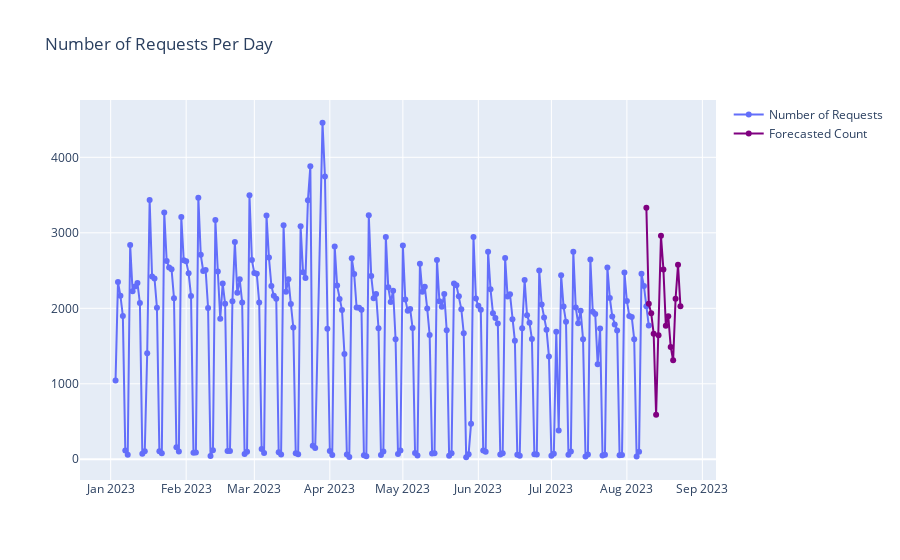

Notebook cell for this chart:
### Markdown cell above
### What do these tests mean?

These tests are a general way of seeing how the data sits, if the dataset follows a normal distribution, how the chosen model (ARIMA) fits the data, and if there are any irregularities, how to keep an eye on them when we go into further testing.

- Ljung-Box Q (LBQ) tests the residuals of the ARIMA model, and how far they are from the data. The smaller the number, the higher the liklihood that the model does not show significant lack of fit. (Values less than 0.05 are ideal.)
- Heteroskedasticity tests if the standard deviation of a predicted variable is constant, so the liklihood of errors in the data residuals. If P value is less than 0.05, we can conclude that heteroscedasticity exists.
- Jarque-Bera is a goodness-of-fit test about if the sampled data has skewness and kurtosis matching a normal distribution. Values less than 0.05 indicates that it does not follow a normal distribution.
- Skew shows if the dataset is symmetric. If skewness is less than -1 or greater than 1, the distribution is highly skewed. If skewness is between -1 and -0.5 or between 0.5 and 1, the distribution is moderately skewed. If skewness is between -0.5 and 0.5, the distribution is approximately symmetric.
- Kurtosis test shows if the dataset distribution peaks or is more flat. Negative Kurotisis values mean that the data is flatter than normal, while positive shows more peaks. A value of 2+ shows that the distribution is extremely peaked.

### Code cell
#make the forecast:
request_count['forecast']=model_fit.predict(start=90,end=120,dynamic=True) 
#save the forecast into dataframe with date
pred_date=pd.DataFrame(model_fit.predict(start=21,end=35,dynamic=True))
pred_date['date'] = pd.date_range('2023-08-09', periods=15, freq='D')
pred_date['day_of_week'] = pred_date['date'].dt.day_name()


#show on graph
timeline = timeline.add_trace(
    (go.Scatter(x=pred_date['date'], y=pred_date['predicted_mean'], mode="lines+markers",
                 marker=dict(color='purple', ), name="Forecasted Count", customdata=pred_date['day_of_week']
            ,))
)
timeline.update_layout(hovermode="x unified")
timeline.update_traces(hovertemplate="<br>".join([
            'Count: %{y:.2f}',
            'Date: %{x}',
            'Day of the Week: %{customdata}',
        ]),
        )

### Figure 1 — Plotly figure (JSON) as saved in the notebook; plotly's stock layout.template omitted (floating-point values rounded to 4 significant figures; data arrays with more than 128 entries replaced by an {"elided": "..."} marker saying what was removed)
{"data": [{"customdata": {"elided": "218 str values"}, "hovertemplate": "Count: %{y:.2f}<br>Date: %{x}<br>Day of the Week: %{customdata}", "mode": "lines+markers", "name": "Number of Requests", "type": "scatter", "x": {"elided": "218 str values"}, "y": {"elided": "218 int values"}}, {"customdata": ["Wednesday", "Thursday", "Friday", "Saturday", "Sunday", "Monday", "Tuesday", "Wednesday", "Thursday", "Friday", "Saturday", "Sunday", "Monday", "Tuesday", "Wednesday"], "hovertemplate": "Count: %{y:.2f}<br>Date: %{x}<br>Day of the Week: %{customdata}", "marker": {"color": "purple"}, "mode": "lines+markers", "name": "Forecasted Count", "type": "scatter", "x": ["2023-08-09T00:00:00", "2023-08-10T00:00:00", "2023-08-11T00:00:00", "2023-08-12T00:00:00", "2023-08-13T00:00:00", "2023-08-14T00:00:00", "2023-08-15T00:00:00", "2023-08-16T00:00:00", "2023-08-17T00:00:00", "2023-08-18T00:00:00", "2023-08-19T00:00:00", "2023-08-20T00:00:00", "2023-08-21T00:00:00", "2023-08-22T00:00:00", "2023-08-23T00:00:00"], "y": [3334.0, 2060.0, 1934.0, 1662.0, 589.8, 1642.0, 2961.0, 2515.0, 1769.0, 1896.0, 1488.0, 1311.0, 2126.0, 2576.0, 2026.0]}], "layout": {"hovermode": "x unified", "title": {"text": "Number of Requests Per Day"}}}
